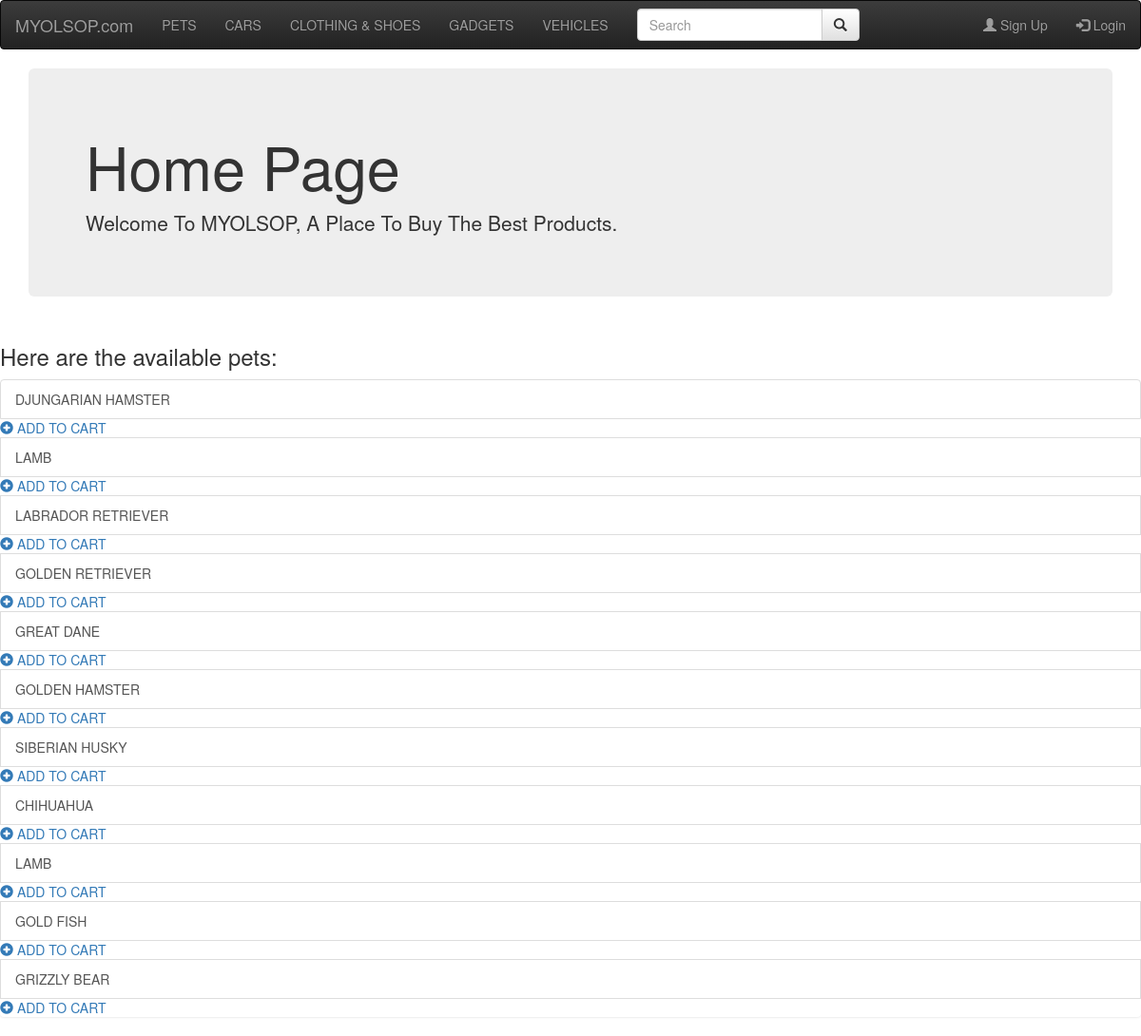
The app's page /shop/ with its own data.
### shop/models.py (models this page shows, shortened)
class Pet(models.Model):
	pet_type = models.CharField(max_length=50)
	price = models.IntegerField()

### shop/views.py (the view)
def index(request):
	all_pets = Pet.objects.all()
	context = {'all_pets':all_pets}
	return render(request, 'shop/index.html', {'all_pets': all_pets})

### shop/templates/shop/index.html (shortened to what this page needs)
<!DOCTYPE html>
<html>
<head>
	<link rel="stylesheet" href="https://maxcdn.bootstrapcdn.com/bootstrap/3.3.7/css/bootstrap.min.css">
	<link rel="stylesheet" href="https://maxcdn.bootstrapcdn.com/bootstrap/3.3.7/css/bootstrap-theme.min.css">
</head>
<body>
	<nav class="navbar navbar-inverse">
  		<div class="container-fluid">
    		<div class="navbar-header">
      			<a class="navbar-brand" href="/shop">MYOLSOP.com</a>
      			<ul class="nav navbar-nav">
      				<li class="#"><a href="#">PETS</a></li>
      				<li class="#"><a href="#">CARS</a></li>
      				<li class="#"><a href="#">CLOTHING & SHOES</a></li>
      				<li class="#"><a href="#">GADGETS</a></li>
      				<li class="#"><a href="#">VEHICLES</a></li>
      			</ul>
      				<ul class="nav navbar-nav">
		      		<form class="navbar-form navbar-left">
  						<div class="input-group">
    						<input type="text" class="form-control" placeholder="Search">
    						<div class="input-group-btn">
     							<button class="btn btn-default" type="submit">
        							<i class="glyphicon glyphicon-search"></i>
      							</button>
    						</div>
  						</div>
					</form>
    			</div>
        		<ul class="nav navbar-nav navbar-right">
        			<li><a href="#"><span class="glyphicon glyphicon-user"></span> Sign Up</a></li>
	    	  			{% if user.is_authenticated %}
	    	  				<li><a href="cart"><span class="glyphicon glyphicon-shopping-cart"></span> CART</a></li>
							<li><a href="logout">LOGOUT</a></li>
    					{% else %}
    						<li><a href="loginform"><span class="glyphicon glyphicon-log-in"></span> Login</a></li>
   						{% endif %}
    			</ul>
    	</div>
	</nav>
	<div class="container">
  		<div class="jumbotron">
    		<h1>Home Page</h1>
    		<p>Welcome To MYOLSOP, A Place To Buy The Best Products.</p>
  		</div>
	</div>
	{% if all_pets %}
		<h3>Here are the available pets:</h3>
		<div class="list-group">
			{% for pet in all_pets %}
				<a href="/shop/{{ pet.id }}/" class="list-group-item">{{ pet.pet_type }}  </a>
				<a href="add/{{ pet.id }}/"><span class="glyphicon glyphicon-plus-sign"></span> ADD TO CART</a>
			{% endfor %}
		</div>
	{% else %}
	<h3>Log in to your account</h3>
{% endif %}
</body>
</html>

### records on screen
Pet: pet_type "DJUNGARIAN HAMSTER"
Pet: pet_type "LAMB"
Pet: pet_type "LABRADOR RETRIEVER"
Pet: pet_type "GOLDEN RETRIEVER"
Pet: pet_type "GREAT DANE"
Pet: pet_type "GOLDEN HAMSTER"
Pet: pet_type "SIBERIAN HUSKY"
Pet: pet_type "CHIHUAHUA"
Pet: pet_type "LAMB"
Pet: pet_type "GOLD FISH"
Pet: pet_type "GRIZZLY BEAR"
